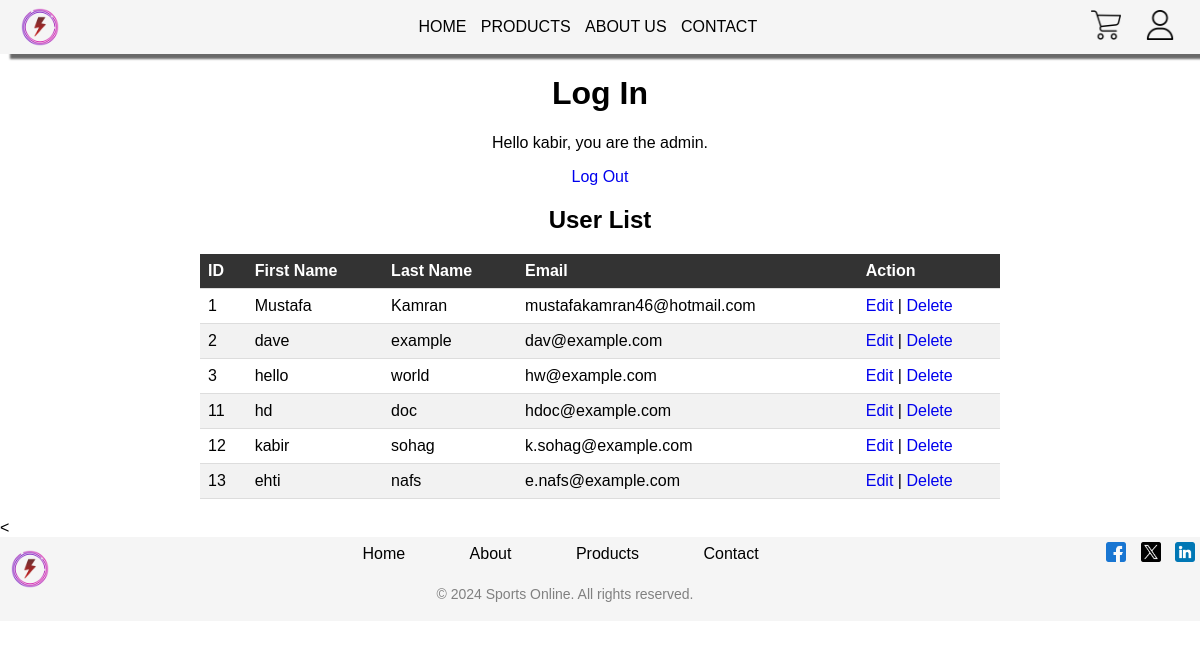
Page / (signed in) on the committed database.
### tables this page shows
CREATE TABLE `user` (
  `id` int(11) NOT NULL,
  `first_name` varchar(128) NOT NULL,
  `second_name` varchar(128) NOT NULL,
  `email_address` varchar(255) NOT NULL,
  `password_hash` varchar(255) NOT NULL,
  `is_admin` tinyint(1) DEFAULT 0
);

### index.php (the view, shortened to what this page needs)
<?php
if (isset($_SESSION["user_id"])) {
    $mysqli = require __DIR__ . "/database.php";
    $sql = "SELECT * FROM user WHERE id = {$_SESSION["user_id"]}";
    $result = $mysqli->query($sql);
    $user = $result->fetch_assoc();
    $isAdminMessage = "";
    if ($user["is_admin"] == 1) {
        $isAdminMessage = ", you are the admin.";
    }
}
?>
<!DOCTYPE html>
<html lang="en">
<head>
    <link rel="stylesheet" href="./style.css"/>
</head>
<body>
<nav class="navbar">
      <div class="navdiv">
        <div class="logo">
          <a href="index.html">
            <img src="./images/logo.png" alt="Logo for Sports Online." />
          </a>
        </div>
        <ul>
          <li><a href="index.html">HOME</a></li>
          <li><a href="products.html">PRODUCTS</a></li>
          <li><a href="aboutUs.html">ABOUT US</a></li>
          <li><a href="contact.html">CONTACT</a></li>
        </ul>
        <div class="header-icons">
          <a href="#"
            ><img
              src="./images/shopping-cart.png"
              alt="picture of a shopping cart."
          /></a>
          <a href="index.php"
            ><img src="./images/user.png" alt="photo of a user."
          /></a>
        </div>
      </div>
    </nav>
<h1>Log In</h1>
<?php if (isset($user)): ?>
    <div id="Login">
        <p style="text-align: center;">Hello <?= htmlspecialchars($user["first_name"]) ?><?= $isAdminMessage ?></p>
        <p style="text-align: center;"><a href="logout.php">Log Out</a></p>
    </div>
    <?php if ($user["is_admin"] == 1): ?>
        <div id="user-list">
            <h2>User List</h2>
            <table>
                <thead>
                <tr>
                    <th>ID</th>
                    <th>First Name</th>
                    <th>Last Name</th>
                    <th>Email</th>
                    <th>Action</th>
                </tr>
                </thead>
                <tbody>
                <?php
                $sql_users = "SELECT * FROM user";
                $result_users = $mysqli->query($sql_users);
                if ($result_users->num_rows > 0) {
                    while ($row = $result_users->fetch_assoc()) {
                        echo "<tr>";
                        echo "<td>" . $row['id'] . "</td>";
                        echo "<td>" . $row['first_name'] . "</td>";
                        echo "<td>" . $row['second_name'] . "</td>";
                        echo "<td>" . $row['email_address'] . "</td>";
                        echo "<td><a href='edit-user.php?id=" . $row['id'] . "'>Edit</a> | <a href='delete-user.php?id=" . $row['id'] . "'>Delete</a></td>";
                        echo "</tr>";
                    }
                }
                ?>
                </tbody>
            </table>
        </div>
    <?php endif; ?>
<?php else: ?>
    <p style="text-align: center;"><a href="login.php">Log In</a> or <a href="signup.html">Sign Up</a></p>
<?php endif; ?>
<
<footer>
      <div class="site-footer">
        <div class="footer-content">
          <div class="footer-logo">
            <a href="index.html"
              ><img src="./images/logo.png" alt="Your Logo"
            /></a>
          </div>
          <div class="footer-links">
            <a href="index.html">Home</a>
            <a href="aboutUs.html">About</a>
            <a href="products.html">Products</a>
            <a href="contact.html">Contact</a>
          </div>
          <div class="footer-social">
            <a href="https://www.facebook.com/SportsDirect/"
              ><img src="./images/facebook.png" alt="Facebook"
            /></a>
            <a href="https://twitter.com/sportsdirectuk?lang=en"
              ><img src="./images/twitter.png" alt="Twitter"
            /></a>
            <a
              href="https://uk.linkedin.com/company/sports-direct-international"
              ><img src="./images/linkedin.png" alt="LinkedIn"
            /></a>
          </div>
        </div>
        <p class="footer-copyright">
          &copy; 2024 Sports Online. All rights reserved.
        </p>
      </div>
    </footer>
</body>
</html>

### style.css (style rules this page uses)
body { font-family: Arial, sans-serif; margin: 0; padding: 0; overflow-x: hidden; }
* { text-decoration: none; }
div.logo a img { height: 50px; float: left; }
div.header-icons a img { height: 30px; padding: 10px; }
.navbar { padding-right: 15px; padding-left: 15px; background-color: whitesmoke; box-shadow: 10px 5px 2px dimgray; }
.navdiv { display: flex; align-items: center; justify-content: space-between; }
li { list-style: none; display: inline-block; margin-right: 10px; }
li a { color: black; }
#user-list { margin: 20px auto; max-width: 800px; }
table { width: 100%; border-collapse: collapse; }
table th, table td { padding: 8px; border-bottom: 1px solid #ddd; text-align: left; }
table th { background-color: #333; color: #fff; }
table tr:nth-child(even) { background-color: #f2f2f2; }
h2 { text-align: center; }
.site-footer { background-color: whitesmoke; padding: 5px; text-align: center; width: 100%; bottom: 0; margin-top: auto; }
.footer-content { max-width: 1200px; margin: 0 auto; display: flex; justify-content: space-between; align-items: center; }
.footer-logo a img { max-width: 100px; height: 50px; margin-bottom: -35px; }
.footer-links a { text-decoration: none; color: black; margin-right: 50px; padding-left: 10px; }
.footer-social img { max-width: 20px; margin-right: 10px; }
.footer-copyright { align-items: center; margin-top: 20px; padding-right: 80px; font-size: 14px; color: gray; }
h1 { text-align: center; }

### rows in the picture
user: first_name "kabir", is_admin ", you are the admin.", id "12", second_name "sohag", email_address "k.sohag@example.com"
user: id "1", first_name "Mustafa", second_name "Kamran", email_address "mustafakamran46@hotmail.com"
user: id "2", first_name "dave", second_name "example", email_address "dav@example.com"
user: id "3", first_name "hello", second_name "world", email_address "hw@example.com"
user: id "11", first_name "hd", second_name "doc", email_address "hdoc@example.com"
user: id "13", first_name "ehti", second_name "nafs", email_address "e.nafs@example.com"
